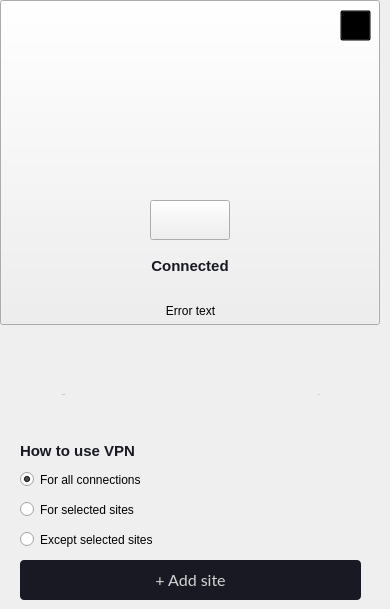
     <widget class="QWidget" name="page_vpn">
      <property name="styleSheet">
       <string notr="true"/>
      </property>
      <widget class="QPushButton" name="pushButton_amnezia_logo">
       <property name="geometry">
        <rect>
         <x>0</x>
         <y>0</y>
         <width>380</width>
         <height>325</height>
        </rect>
       </property>
       <property name="styleSheet">
        <string notr="true">border-image: url(:/images/background_connected.png);</string>
       </property>
       <property name="text">
        <string/>
       </property>
       <property name="checkable">
        <bool>true</bool>
       </property>
      </widget>
      <widget class="QWidget" name="widget" native="true">
       <property name="geometry">
        <rect>
         <x>0</x>
         <y>360</y>
         <width>380</width>
         <height>51</height>
        </rect>
       </property>
       <property name="styleSheet">
        <string notr="true"/>
       </property>
       <widget class="QLabel" name="label_9">
        <property name="geometry">
         <rect>
          <x>53</x>
          <y>10</y>
          <width>15</width>
          <height>15</height>
         </rect>
        </property>
        <property name="styleSheet">
         <string notr="true">image: url(:/images/download.png);</string>
        </property>
        <property name="text">
         <string/>
        </property>
       </widget>
       <widget class="QLabel" name="label_18">
        <property name="geometry">
         <rect>
          <x>311</x>
          <y>10</y>
          <width>15</width>
          <height>15</height>
         </rect>
        </property>
        <property name="styleSheet">
         <string notr="true">image: url(:/images/upload.png);</string>
        </property>
        <property name="text">
         <string/>
        </property>
       </widget>
       <widget class="QLabel" name="label_speed_sent">
        <property name="geometry">
         <rect>
          <x>260</x>
          <y>20</y>
          <width>118</width>
          <height>30</height>
         </rect>
        </property>
        <property name="font">
         <font>
          <family>Lato</family>
          <pointsize>-1</pointsize>
          <weight>50</weight>
          <italic>false</italic>
          <bold>false</bold>
         </font>
        </property>
        <property name="styleSheet">
         <string notr="true">color: rgb(66, 209, 133);
font: 16px &quot;Lato&quot;;	</string>
        </property>
        <property name="text">
         <string>0 Mbps</string>
        </property>
        <property name="alignment">
         <set>Qt::AlignCenter</set>
        </property>
       </widget>
       <widget class="QLabel" name="label_speed_received">
        <property name="geometry">
         <rect>
          <x>0</x>
          <y>20</y>
          <width>127</width>
          <height>30</height>
         </rect>
        </property>
        <property name="font">
         <font>
          <family>Lato</family>
          <pointsize>-1</pointsize>
          <weight>50</weight>
          <italic>false</italic>
          <bold>false</bold>
         </font>
        </property>
        <property name="styleSheet">
         <string notr="true">color: rgb(65, 113, 214);
font: 16px &quot;Lato&quot;;	</string>
        </property>
        <property name="text">
         <string>0 Mbps</string>
        </property>
        <property name="alignment">
         <set>Qt::AlignCenter</set>
        </property>
       </widget>
      </widget>
      <widget class="QPushButton" name="pushButton_vpn_add_site">
       <property name="enabled">
        <bool>true</bool>
       </property>
       <property name="geometry">
        <rect>
         <x>20</x>
         <y>560</y>
         <width>341</width>
         <height>40</height>
        </rect>
       </property>
       <property name="cursor">
        <cursorShape>PointingHandCursor</cursorShape>
       </property>
       <property name="styleSheet">
        <string notr="true">QPushButton {
	font-size: 13pt;
	font: &quot;Open Sans Semibold&quot;;
	color:rgb(212, 212, 212);
	
background: #181922;
border-radius: 4px;

font-family: Lato;
font-style: normal;
font-weight: normal;
font-size: 16px;
line-height: 21px;

}

QPushButton:!enabled {
background: #484952;
}

QPushButton:hover {
background: #282932;
}</string>
       </property>
       <property name="text">
        <string>+ Add site</string>
       </property>
      </widget>
      <widget class="QPushButton" name="pushButton_settings">
       <property name="geometry">
        <rect>
         <x>340</x>
         <y>10</y>
         <width>31</width>
         <height>31</height>
        </rect>
       </property>
       <property name="cursor">
        <cursorShape>PointingHandCursor</cursorShape>
       </property>
       <property name="styleSheet">
        <string notr="true">image: url(:/images/settings_grey.png);
background: transparent</string>
       </property>
       <property name="text">
        <string/>
       </property>
      </widget>
      <widget class="QPushButton" name="pushButton_connect">
       <property name="geometry">
        <rect>
         <x>150</x>
         <y>200</y>
         <width>80</width>
         <height>40</height>
        </rect>
       </property>
       <property name="cursor">
        <cursorShape>PointingHandCursor</cursorShape>
       </property>
       <property name="styleSheet">
        <string notr="true">QPushButton:!checked {
image: url(:/images/connect_button_disconnected.png);
}

QPushButton:checked {
image: url(:/images/connect_button_connected.png);
}</string>
       </property>
       <property name="text">
        <string/>
       </property>
       <property name="checkable">
        <bool>true</bool>
       </property>
       <property name="checked">
        <bool>false</bool>
       </property>
      </widget>
      <widget class="QLabel" name="label_state">
       <property name="geometry">
        <rect>
         <x>0</x>
         <y>250</y>
         <width>380</width>
         <height>31</height>
        </rect>
       </property>
       <property name="styleSheet">
        <string notr="true">font-family: &quot;Lato&quot;;

font-style: normal;
font-weight: 600;
font-size: 15px;

color: #181922;
</string>
       </property>
       <property name="text">
        <string>Connected</string>
       </property>
       <property name="alignment">
        <set>Qt::AlignCenter</set>
       </property>
      </widget>
      <widget class="QLabel" name="label">
       <property name="geometry">
        <rect>
         <x>20</x>
         <y>424</y>
         <width>341</width>
         <height>1</height>
        </rect>
       </property>
       <property name="styleSheet">
        <string notr="true">background-image: url(:/images/Line.png);</string>
       </property>
       <property name="text">
        <string/>
       </property>
      </widget>
      <widget class="QLabel" name="label_description">
       <property name="geometry">
        <rect>
         <x>20</x>
         <y>440</y>
         <width>281</width>
         <height>21</height>
        </rect>
       </property>
       <property name="styleSheet">
        <string notr="true">font-family: &quot;Lato&quot;;

font-style: normal;
font-weight: 600;
font-size: 15px;

color: #181922;

</string>
       </property>
       <property name="text">
        <string>How to use VPN</string>
       </property>
       <property name="alignment">
        <set>Qt::AlignLeading|Qt::AlignLeft|Qt::AlignVCenter</set>
       </property>
      </widget>
      <widget class="QLabel" name="label_error_text">
       <property name="geometry">
        <rect>
         <x>0</x>
         <y>280</y>
         <width>381</width>
         <height>61</height>
        </rect>
       </property>
       <property name="text">
        <string>Error text</string>
       </property>
       <property name="scaledContents">
        <bool>false</bool>
       </property>
       <property name="alignment">
        <set>Qt::AlignCenter</set>
       </property>
       <property name="wordWrap">
        <bool>true</bool>
       </property>
      </widget>
      <widget class="QWidget" name="widget_vpn_mode" native="true">
       <property name="geometry">
        <rect>
         <x>20</x>
         <y>470</y>
         <width>351</width>
         <height>91</height>
        </rect>
       </property>
       <widget class="QRadioButton" name="radioButton_vpn_mode_except_sites">
        <property name="enabled">
         <bool>true</bool>
        </property>
        <property name="geometry">
         <rect>
          <x>0</x>
          <y>60</y>
          <width>341</width>
          <height>19</height>
         </rect>
        </property>
        <property name="text">
         <string>Except selected sites</string>
        </property>
        <property name="checked">
         <bool>false</bool>
        </property>
       </widget>
       <widget class="QRadioButton" name="radioButton_vpn_mode_forward_sites">
        <property name="enabled">
         <bool>true</bool>
        </property>
        <property name="geometry">
         <rect>
          <x>0</x>
          <y>30</y>
          <width>341</width>
          <height>19</height>
         </rect>
        </property>
        <property name="text">
         <string>For selected sites</string>
        </property>
        <property name="checked">
         <bool>false</bool>
        </property>
       </widget>
       <widget class="QRadioButton" name="radioButton_vpn_mode_all_sites">
        <property name="enabled">
         <bool>true</bool>
        </property>
        <property name="geometry">
         <rect>
          <x>0</x>
          <y>0</y>
          <width>341</width>
          <height>19</height>
         </rect>
        </property>
        <property name="text">
         <string>For all connections</string>
        </property>
        <property name="checked">
         <bool>true</bool>
        </property>
       </widget>
      </widget>
     </widget>
